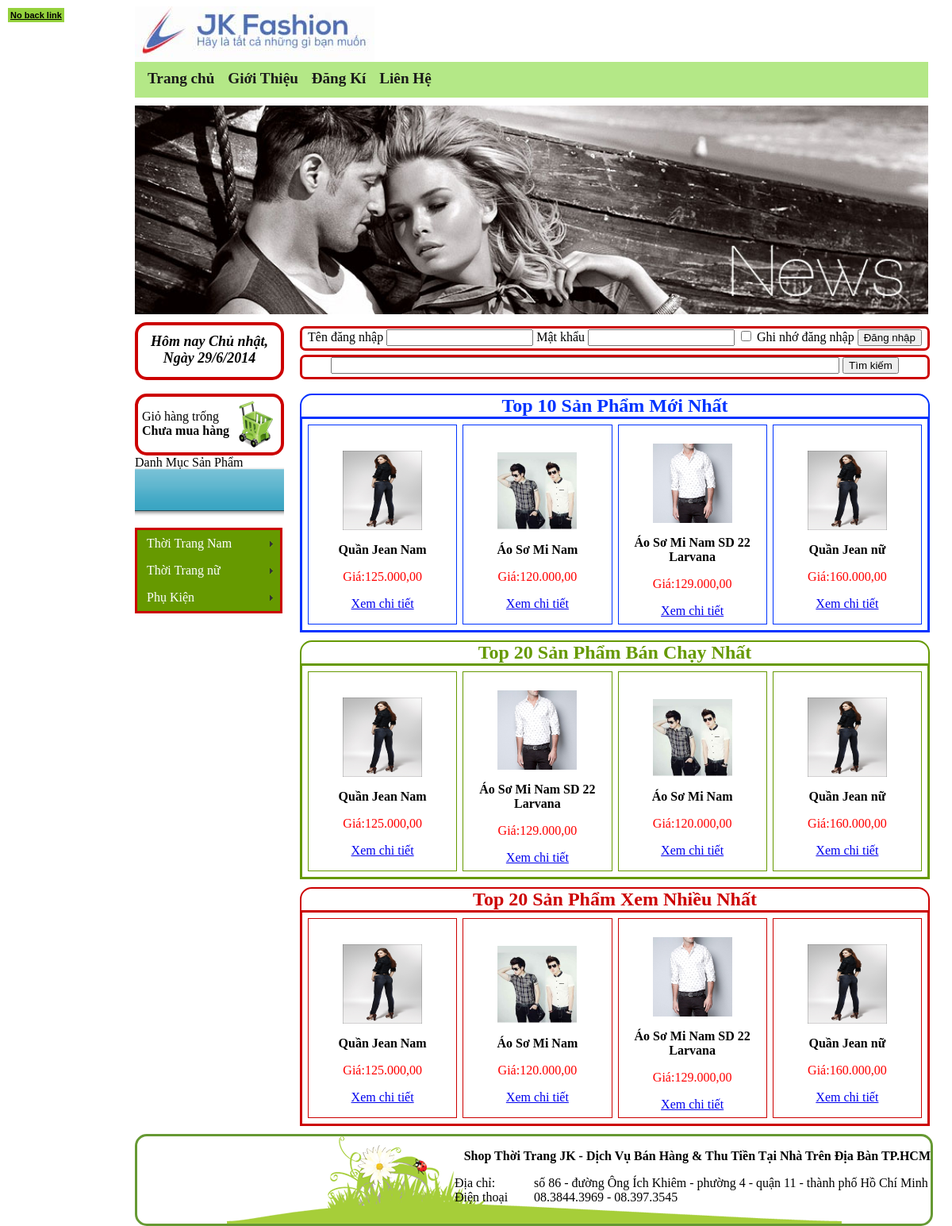
Before: / with the older database file.
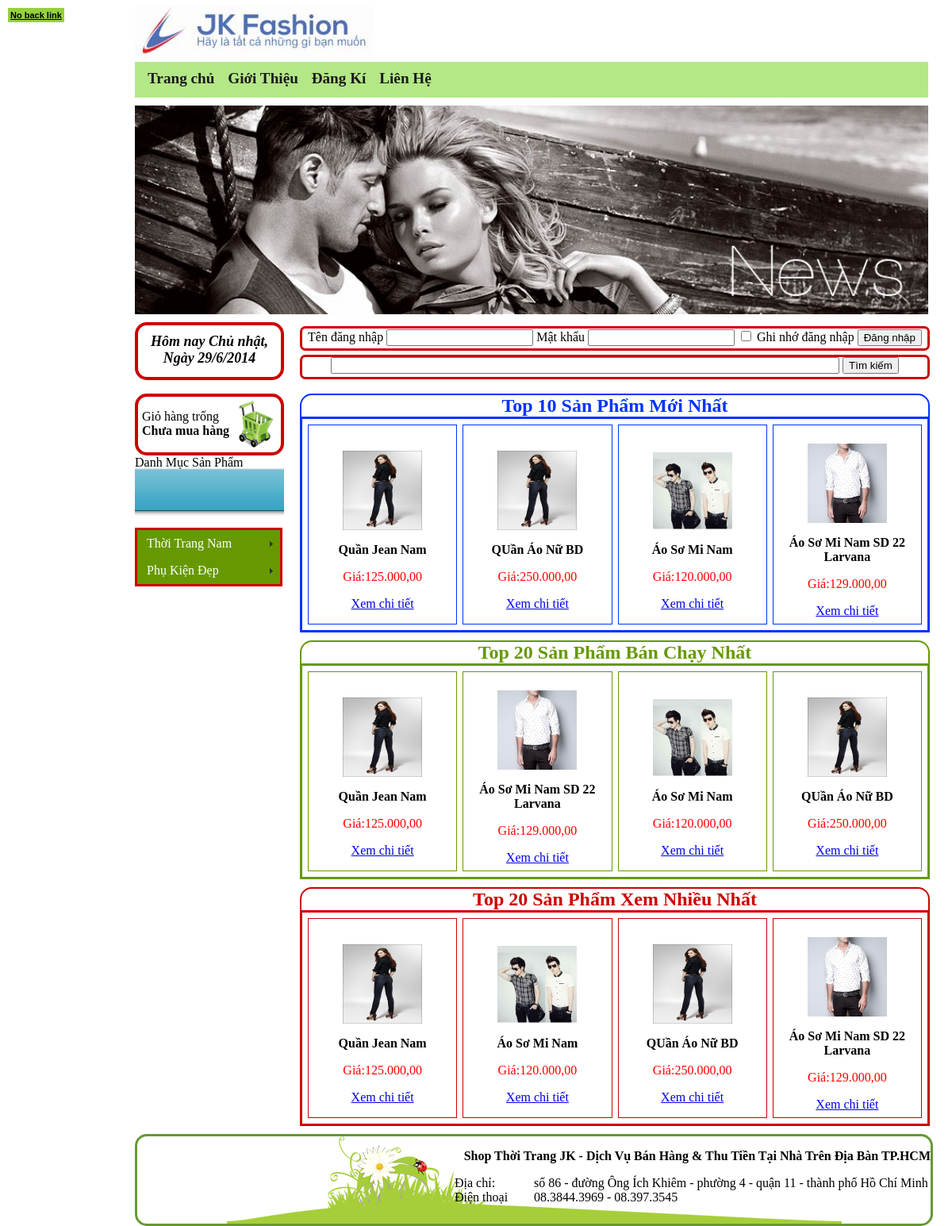
After: the same page with the newer database file.
### tables this page shows
CREATE TABLE IF NOT EXISTS `chungloaisanpham` (
  `idCL` int(255) NOT NULL AUTO_INCREMENT,
  `TenCL` varchar(100) NOT NULL,
  `AnHien` int(255) NOT NULL,
  PRIMARY KEY (`idCL`)
);

CREATE TABLE IF NOT EXISTS `sanpham` (
  `idSP` int(255) NOT NULL AUTO_INCREMENT,
  `idLoai` int(255) NOT NULL DEFAULT '0',
  `idCL` int(255) NOT NULL DEFAULT '0',
  `TenSP` varchar(100) NOT NULL,
  `MoTa` text NOT NULL,
  `NgayCapNhat` date NOT NULL DEFAULT '0000-00-00',
  `Gia` int(15) NOT NULL,
  `UrlHinh` varchar(255) NOT NULL,
  `SoLanXem` int(15) DEFAULT '0',
  `SoLuongTonKho` int(15) DEFAULT '0',
  `SoLuongDaBan` int(15) DEFAULT '0',
  `AnHien` int(15) NOT NULL DEFAULT '1',
  PRIMARY KEY (`idSP`)
);

### index_content.php (the view, shortened to what this page needs)
<div id="indexcontent">
	<div id="spmoinhat">
		<div id="namespmoinhat">Top 10 Sản Phẩm Mới Nhất</div>
   	  <div id="showspmoinhat">
        <table cellpadding="7" cellspacing="7" width="790" border="1" bordercolor="#0033FF">
        <?php
		$sc=5;
		$sd=2*$sc;
		if (isset ($_GET['trang']))
		$trang=intval($_GET['trang']);
		else
		$trang=1;
		$vitri=($trang-1)*$sd;
		$sl2="select * from sanpham order by NgayCapNhat DESC limit $vitri,$sd";
		$qr2=mysql_query($sl2);
		while ($row2=mysql_fetch_array($qr2))
		{
		?>
        <tr>
  <td width="140" valign="middle" align="center">
            	<p><a href="index.php?link=sanpham&idSP=<?php echo $row2['idSP']; ?>"><img src="images/<?php echo $row2['UrlHinh'];?>" width="100" height="100" /></a></p>
            	<p><b><?php echo $row2['TenSP']; ?></b></p>
            	<p style="color:#F00">Giá:<?php echo number_format($row2['Gia'],2,",",".");?></p>
                <a href="index.php?link=sanpham&idSP=<?php echo $row2['idSP']; ?>">Xem chi tiết</a>
          </td>
            <?php
			for ($i=1;$i<$sc;$i++)
			{
				if ($row2=mysql_fetch_array($qr2))
				{
			?>
  <td width="140" valign="middle" align="center">
            	<p><a href="index.php?link=sanpham&idSP=<?php echo $row2['idSP']; ?>"><img src="images/<?php echo $row2['UrlHinh'];?>" width="100" height="100" /></a></p>
            	<p><b><?php echo $row2['TenSP']; ?></b></p>
            	<p style="color:#F00">Giá:<?php echo number_format($row2['Gia'],2,",",".");?></p>
                <a href="index.php?link=sanpham&idSP=<?php echo $row2['idSP']; ?>">Xem chi tiết</a>
          </td>
            <?php
				}
			}
			?>
        </tr>
        <?php
		}
		?>
        </table>
        </div>
	</div>
<div id="spbanchay">
		<div id="namespbanchay">Top 20 Sản Phẩm Bán Chạy Nhất</div>
    	<div id="showspbanchay">
        <table cellpadding="7" cellspacing="7" width="790" border="1" bordercolor="#669900">
        <?php
		$sc=5;
		$sd=4*$sc;
		if (isset ($_GET['trang']))
		$trang=intval($_GET['trang']);
		else
		$trang=1;
		$vitri=($trang-1)*$sd;
		$sl2="select * from sanpham order by SoLuongDaBan DESC limit $vitri,$sd";
		$qr2=mysql_query($sl2);
		while ($row2=mysql_fetch_array($qr2))
		{
		?>
        <tr>
  <td width="140" valign="middle" align="center">
            	<p><a href="index.php?link=sanpham&idSP=<?php echo $row2['idSP']; ?>"><img src="images/<?php echo $row2['UrlHinh'];?>" width="100" height="100" /></a></p>
            	<p><b><?php echo $row2['TenSP']; ?></b></p>
            	<p style="color:#F00">Giá:<?php echo number_format($row2['Gia'],2,",",".");?></p>
                <a href="index.php?link=sanpham&idSP=<?php echo $row2['idSP']; ?>">Xem chi tiết</a>
            </td>
            <?php
			for ($i=1;$i<$sc;$i++)
			{
				if ($row2=mysql_fetch_array($qr2))
				{
			?>
  <td width="140" valign="middle" align="center">
            	<p><a href="index.php?link=sanpham&idSP=<?php echo $row2['idSP']; ?>"><img src="images/<?php echo $row2['UrlHinh'];?>" width="100" height="100" /></a></p>
            	<p><b><?php echo $row2['TenSP']; ?></b></p>
            	<p style="color:#F00">Giá:<?php echo number_format($row2['Gia'],2,",",".");?></p>
                <a href="index.php?link=sanpham&idSP=<?php echo $row2['idSP']; ?>">Xem chi tiết</a>
            </td>
            <?php
				}
			}
			?>
        </tr>
        <?php
		}
		?>
        </table>
        </div>
	</div>
	<div id="spxemnhieu">
	  <div id="namespxemnhieu">Top 20 Sản Phẩm Xem Nhiều Nhất</div>
    	<div id="showspxemnhieu">
        <table cellpadding="7" cellspacing="7" width="790" border="1" bordercolor="#CC0000">
        <?php
		$sd3=4*$sc;
		if (isset ($_GET['trang']))
		$trang3=intval($_GET['trang']);
		else
		$trang3=1;
		$vitri3=($trang3-1)*$sd3;
		$sl4="select * from sanpham order by SoLanXem DESC limit $vitri3,$sd3";
		$qr4=mysql_query($sl4);
		while ($row4=mysql_fetch_array($qr4))
		{
		?>
        <tr>
  <td width="140" valign="middle" align="center">
            	<p><a href="index.php?link=sanpham&idSP=<?php echo $row4['idSP']; ?>"><img src="images/<?php echo $row4['UrlHinh'];?>" width="100" height="100" /></a></p>
            	<p><b><?php echo $row4['TenSP']; ?></b></p>
            	<p style="color:#F00">Giá:<?php echo number_format($row4['Gia'],2,",",".");?></p>
                <a href="index.php?link=sanpham&idSP=<?php echo $row4['idSP']; ?>">Xem chi tiết</a>
            </td>
            <?php
			for ($i=1;$i<$sc;$i++)
			{
				if ($row4=mysql_fetch_array($qr4))
				{
			?>
  <td width="140" valign="middle" align="center">
            	<p><a href="index.php?link=sanpham&idSP=<?php echo $row4['idSP']; ?>"><img src="images/<?php echo $row4['UrlHinh'];?>" width="100" height="100" /></a></p>
            	<p><b><?php echo $row4['TenSP']; ?></b></p>
            	<p style="color:#F00">Giá:<?php echo number_format($row4['Gia'],2,",",".");?></p>
                <a href="index.php?link=sanpham&idSP=<?php echo $row4['idSP']; ?>">Xem chi tiết</a>
            </td>
            <?php
				}
			}
			?>
        </tr>
        <?php
		}
		?>
        </table>
        </div>
  </div>
</div>

### index.php (shortened to what this page needs)
<!DOCTYPE html PUBLIC "-//W3C//DTD XHTML 1.0 Transitional//EN" "http://www.w3.org/TR/xhtml1/DTD/xhtml1-transitional.dtd">
<html xmlns="http://www.w3.org/1999/xhtml">
<head>
<link type="text/css" href="/menu.css" rel="stylesheet" />
</head>
<body>
<div id="container">
	<div id="logo">
		<img src="images_index/logo.jpg" alt="Logo" />
	</div>
    <div id="main_nav">
		<div>
			<li><a href="index.php">Trang chủ</a></li>
			<li><a href="index.php?link=gioithieu">Giới Thiệu</a></li>
			<li><a href="index.php?link=dangky">Đăng Kí</a></li>
			<li><a href="index.php?link=lienhe">Liên Hệ</a></li>
		</div>
	</div>
    <div id="banner">
       <img src="images_index/banner.jpg" alt="banner" width="1000px"  />
     </div>
    <div id="finding">
   	  <div id="datetime">
</div>
   		<div id="timkiem">
       		<div id="formdangnhap" align="center">
            <?php
			if (!isset ($_COOKIE['tendangnhap']) && !isset ($_SESSION['dangnhap']['tendangnhap']))
			{
			?>
        <form id="formdangnhap2" name="formdangnhap2" method="post" action="xuly_dangnhap.php">
          Tên đăng nhập
          <input type="text" name="txtuser" id="txtuser" />
        Mật khẩu
        <input type="password" name="txtpass" id="txtpass" />
        <input type="checkbox" name="checkghinho" id="checkghinho" />
        Ghi nhớ đăng nhập
        <input type="submit" name="butdangnhap" id="butdangnhap" value="Đăng nhập" />
        </form>
        <?php
			}
		  ?>
        </div>
        	<div id="formtimkiem" align="center" >
      	  <form id="formtimkiem2" name="formtimkiem2" method="post" action="index.php?link=timkiem">
      	    <input name="txttimkiem" type="text" id="txttimkiem" size="77" />
   	        <input type="submit" name="buttimkiem" id="buttimkiem" value="Tìm kiếm" />
      	  </form>
      	</div>
      </div>
    </div>
    <div id="content">
   	  <div id="left">
        <div id="giohang">
        <?php
		if (isset ($_SESSION['giohang']) && count ($_SESSION['giohang'])>0)
		{
		?>
        <p>Có <b><?php echo count($_SESSION['giohang']) ?></b> sản phẩm<br /><a href="index.php?link=chitietgiohang">Chi Tiết Giỏ Hàng</a></p>
        <?php
		}
		else
		{
		?>
        <p>Giỏ hàng trống<br /><b>Chưa mua hàng</b></p>
        <?php
		}
		?>
</div>
        	<div id="menu">Danh Mục Sản Phẩm</div>
            <div id="menudoc"><?php include ("menu_doc.php"); ?></div>
        </div>
        <div id="right">
        <?php
		switch (@$_GET['link'])
		{
			default: include ("index_content.php");break;
		}
        ?>
        </div>
</div>
  <div id="footer">
    <p align="right"><b>Shop Thời Trang JK - Dịch Vụ Bán Hàng & Thu Tiền Tại Nhà Trên Địa Bàn TP.HCM</b><br />
    <table width="600" border="0" cellspacing="0" cellpadding="0" align="right">
  <tr>
    <td width="100">Địa chỉ:</td>
    <td width="500">số 86 - đường Ông Ích Khiêm - phường 4 - quận 11 - thành phố Hồ Chí Minh</td>
  </tr>
  <tr>
    <td>Điện thoại</td>
    <td>08.3844.3969 - 08.397.3545</td>
  </tr>
  <tr>
    <td>&nbsp;</td>
    <td>&nbsp;</td>
  </tr>
</table>
</p>
</div>
</div>
</body>
</html>

### menu_doc.php (shortened to what this page needs)
<link href="SpryAssets/SpryMenuBarVertical.css" rel="stylesheet" type="text/css" />
<ul id="MenuBar1" class="MenuBarVertical">
<?php
$slcl="select * from chungloaisanpham where AnHien='1'";
$qrcl=mysql_query($slcl);
while ($rowcl=mysql_fetch_array($qrcl))
{
?>
  <li><a class="MenuBarItemSubmenu" href="index.php?link=chungloaisp&idCL=<?php echo $rowcl['idCL']; ?>"><?php echo $rowcl['TenCL']; ?></a>
  </li>
<?php
}
?>
</ul>

### css/menu.css (style rules this page uses)
#menu { position:relative; height:91px; background:url(images_index/menu.png) repeat-x 0 center; }

### SpryAssets/SpryMenuBarVertical.css (style rules this page uses)
ul.MenuBarVertical { margin: 0; padding: 0; list-style-type: none; font-size: 100%; cursor: default; width: 180px; }
ul.MenuBarVertical li { margin: 0; padding: 0; list-style-type: none; font-size: 100%; position: relative; text-align: left; cursor: pointer; width: 180px; }
ul.MenuBarVertical { border: 3px solid #C00; }
ul.MenuBarVertical a { display: block; cursor: pointer; background-color:#690; padding: 0.5em 0.75em; color: #FFF; text-decoration: none; background-repeat: repeat; }
ul.MenuBarVertical a.MenuBarItemSubmenu { background-image: url(SpryMenuBarRight.gif); background-repeat: no-repeat; background-position: 95% 50%; }

### index.php (style rules this page uses)
#logo img { float: left; }
#main_nav { font-size: 1.2em; background: #b4e887; padding : 10px; height: 25px; width: 980px; }
#main_nav li { display: inline; }
#main_nav li a { padding: 6px; text-decoration: none; color: #191919; font-weight: bold; }
#banner { float: left; margin-top:10px; }
#formdangnhap { height: 25px; width: 788px; border: 3px solid #C00; text-align: center; vertical-align: middle; border-radius: 7px; margin-bottom: 5px; margin-top: 5px; }
#right { margin-left: 20px; border-radius:15px; float: left; }
#left { margin-left: 0px; float: left; }
#timkiem { height: 80px; width: 800px; background-image: none; background-repeat: no-repeat; margin-left: 20px; float: left; }
#finding { float: left; margin-top: 10px; }
#formtimkiem { height: 25px; width: 788px; border: 3px solid #C00; margin-bottom: 35px; text-align: center; vertical-align: middle; border-radius: 7px; }
#datetime { float: left; height: 55px; width: 180px; border: 4px solid #C00; border-radius: 15px; text-align: center; vertical-align: middle; padding-top: 10px; font-style: italic; font-weight: bolder; font-size: 18px; }
#content { width: 1000px; float: left; margin-top: 10px; }
#giohang { height: 70px; width: 175px; background-image: url(images_index/icon_gio_hang.png); background-repeat: no-repeat; background-position: right center; border: 4px solid #C00; border-radius: 15px; padding-left: 5px; text-align: left; vertical-align: middle; }
#footer { background-image: url(images_index/footer_bg.png); background-repeat: no-repeat; background-position: center center; clear: both; height: 110px; width: 1000px; border: 3px solid #693; margin-top: 10px; border-radius: 15px; float: left; }
body { margin-left: 170px; }

### index_content.php (style rules this page uses)
#namespmoinhat { width: 100%; border-bottom-width: 2px; border-bottom-style: solid; border-bottom-color: #03F; font-size: 24px; font-weight: bolder; text-align: center; color: #03F; }
#showspmoinhat { width: 100%; }
#spbanchay { width: 790px; border: 2px solid #690; moz-border-radius-topleft: 15px; webkit-border-top-left-radius: 15px; border-top-left-radius: 15px; moz-border-radius-topright: 15px; webkit-border-top-right-radius: 15px; border-top-right-radius: 15px }
#namespbanchay { width: 100%; border-bottom-width: 2px; border-bottom-style: solid; border-bottom-color: #690; font-size: 24px; font-weight: bolder; text-align: center; color: #690; }
#showspbanchay { width: 100%; }
#indexcontent { margin: auto; width: 730px; }
#spxemnhieu { width: 790px; border: 2px solid #C00; margin-top: 10px; moz-border-radius-topleft: 15px; webkit-border-top-left-radius: 15px; border-top-left-radius: 15px; moz-border-radius-topright: 15px; webkit-border-top-right-radius: 15px; border-top-right-radius: 15px }
#namespxemnhieu { width: 100%; border-bottom-width: 2px; border-bottom-style: solid; border-bottom-color: #C00; font-size: 24px; font-weight: bolder; text-align: center; color: #C00; }
#showspxemnhieu { width: 100%; }

Changed rows visible on the page:
no longer on this page (row edited): chungloaisanpham: TenCL "Thời Trang nữ"
changed chungloaisanpham: TenCL "Phụ Kiện" → "Phụ Kiện Đẹp"
changed sanpham: TenSP "Quần Jean nữ" → "QUần Áo Nữ BD"; Gia "160.000,00" → "250.000,00"; moves up the list
